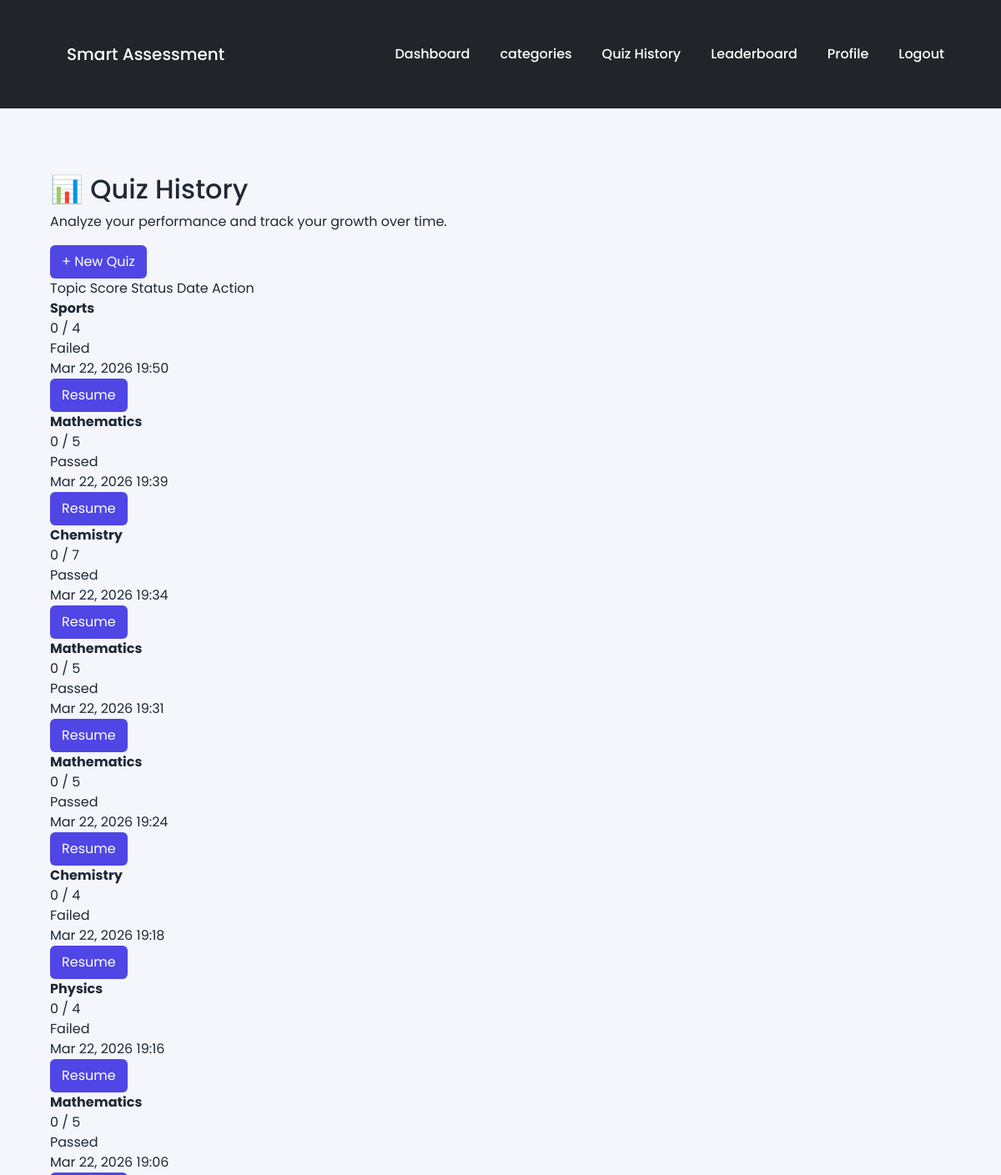
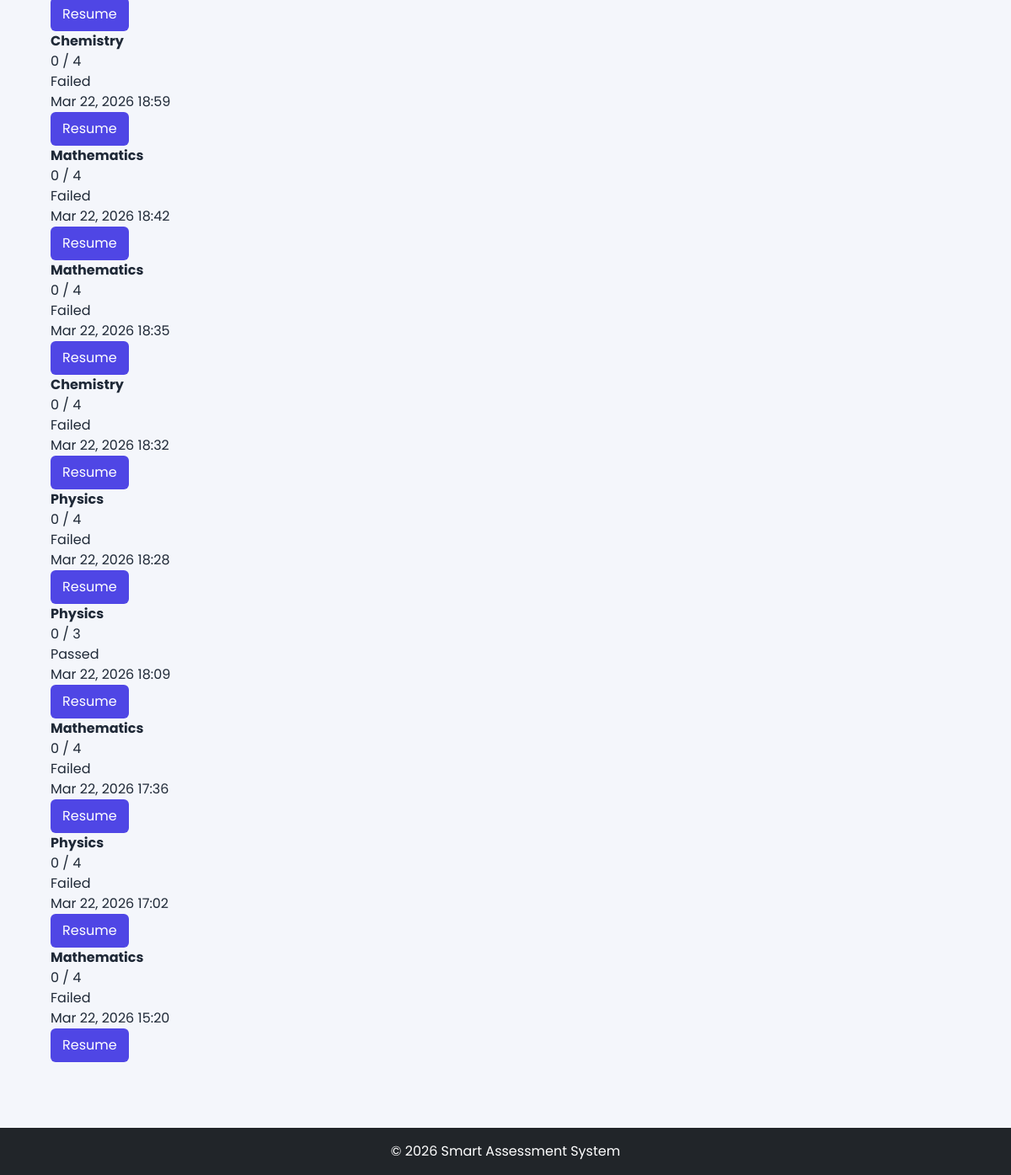
/quiz/history/ (signed in), run on the app's committed database (2 pictures, top to bottom).
### quizzes/models.py (models this page shows)
class Quiz(models.Model):
    user = models.ForeignKey(User, on_delete=models.CASCADE)
    topic = models.CharField(max_length=200)
    score = models.IntegerField(default=0)
    total_questions = models.IntegerField(default=0)
    is_completed = models.BooleanField(default=False)
    created_at = models.DateTimeField(auto_now_add=True)

### quizzes/views.py (the view)
# urls.py: path('history/', quiz_history, name='history'),
@login_required
def quiz_history(request):
    quizzes = Quiz.objects.filter(user=request.user).order_by('-created_at')
    return render(request, "quiz_history.html", {
        "quizzes": quizzes
    })

### templates/quiz_history.html
{% extends 'base.html' %}
{% block content %}
<div class="history-page">
    <div class="history-header">
        <div>
            <h2>📊 Quiz History</h2>
            <p>Analyze your performance and track your growth over time.</p>
        </div>
        <a href="{% url 'categories' %}" class="btn primary">+ New Quiz</a>
    </div>
    <div class="history-table">
        <div class="table-header">
            <span>Topic</span>
            <span>Score</span>
            <span>Status</span>
            <span>Date</span>
            <span>Action</span>
        </div>
        {% for quiz in quizzes %}
        <div class="table-row">
            <div><strong>{{ quiz.topic }}</strong></div>
            <div>{{ quiz.score }} / {{ quiz.total_questions }}</div>
            <div>
                {% if quiz.score >= quiz.total_questions|divisibleby:2 %}
                    <span class="status pass">Passed</span>
                {% else %}
                    <span class="status fail">Failed</span>
                {% endif %}
            </div>
            <div>{{ quiz.created_at|date:"M d, Y H:i" }}</div>
            <div>
                {% if not quiz.is_completed %}
                    <a href="{% url 'resume_quiz' quiz.id %}" class="btn small">Resume</a>
                {% else %}
                    <span class="completed">Done</span>
                {% endif %}
            </div>
        </div>
        {% empty %}
        <div class="empty-box">
            <p>No quizzes found. Start a new quiz 🚀</p>
        </div>
        {% endfor %}
    </div>
</div>
{% endblock %}

### static/style.css (style rules this page uses)
:root { --primary: #4f46e5; --secondary: #06b6d4; --bg: #f4f6fb; --card: #ffffff; --text: #1f2937; --muted: #6b7280; --border: #e5e7eb; }
* { margin: 0; padding: 0; box-sizing: border-box; transition: 0.2s ease; }
.btn { background: var(--primary); color: white; padding: 8px 14px; border: none; border-radius: 6px; cursor: pointer; text-decoration: none; }

### data on the page
Quiz: topic "Sports", score "0", total_questions "4", shows "Failed", created_at "Mar 22, 2026 19:50", is_completed "Resume"
Quiz: topic "Mathematics", score "0", total_questions "5", shows "Passed", created_at "Mar 22, 2026 19:39", is_completed "Resume"
Quiz: topic "Chemistry", score "0", total_questions "7", shows "Passed", created_at "Mar 22, 2026 19:34", is_completed "Resume"
Quiz: topic "Mathematics", score "0", total_questions "5", shows "Passed", created_at "Mar 22, 2026 19:31", is_completed "Resume"
Quiz: topic "Mathematics", score "0", total_questions "5", shows "Passed", created_at "Mar 22, 2026 19:24", is_completed "Resume"
Quiz: topic "Chemistry", score "0", total_questions "4", shows "Failed", created_at "Mar 22, 2026 19:18", is_completed "Resume"
Quiz: topic "Physics", score "0", total_questions "4", shows "Failed", created_at "Mar 22, 2026 19:16", is_completed "Resume"
Quiz: topic "Mathematics", score "0", total_questions "5", shows "Passed", created_at "Mar 22, 2026 19:06", is_completed "Resume"
Quiz: topic "Chemistry", score "0", total_questions "4", shows "Failed", created_at "Mar 22, 2026 18:59", is_completed "Resume"
Quiz: topic "Mathematics", score "0", total_questions "4", shows "Failed", created_at "Mar 22, 2026 18:42", is_completed "Resume"
Quiz: topic "Mathematics", score "0", total_questions "4", shows "Failed", created_at "Mar 22, 2026 18:35", is_completed "Resume"
Quiz: topic "Chemistry", score "0", total_questions "4", shows "Failed", created_at "Mar 22, 2026 18:32", is_completed "Resume"
Quiz: topic "Physics", score "0", total_questions "4", shows "Failed", created_at "Mar 22, 2026 18:28", is_completed "Resume"
Quiz: topic "Physics", score "0", total_questions "3", shows "Passed", created_at "Mar 22, 2026 18:09", is_completed "Resume"
Quiz: topic "Mathematics", score "0", total_questions "4", shows "Failed", created_at "Mar 22, 2026 17:36", is_completed "Resume"
Quiz: topic "Physics", score "0", total_questions "4", shows "Failed", created_at "Mar 22, 2026 17:02", is_completed "Resume"
Quiz: topic "Mathematics", score "0", total_questions "4", shows "Failed", created_at "Mar 22, 2026 15:20", is_completed "Resume"
